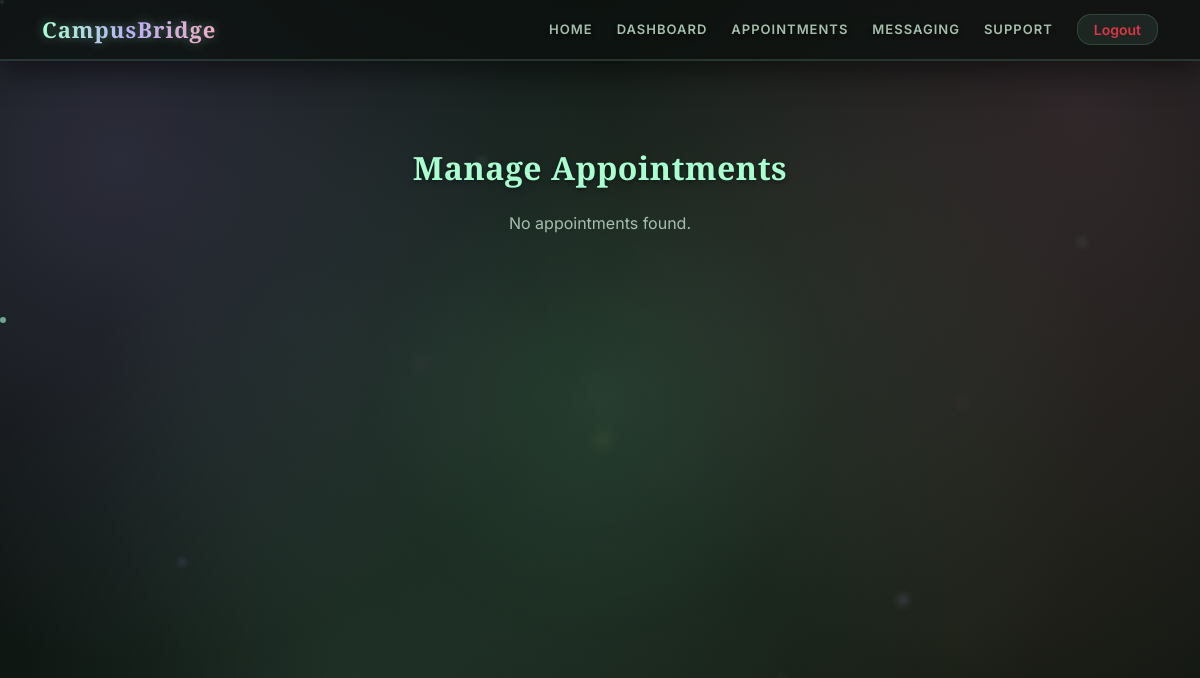
The app's page /appointments/manage/ (signed in), older data.
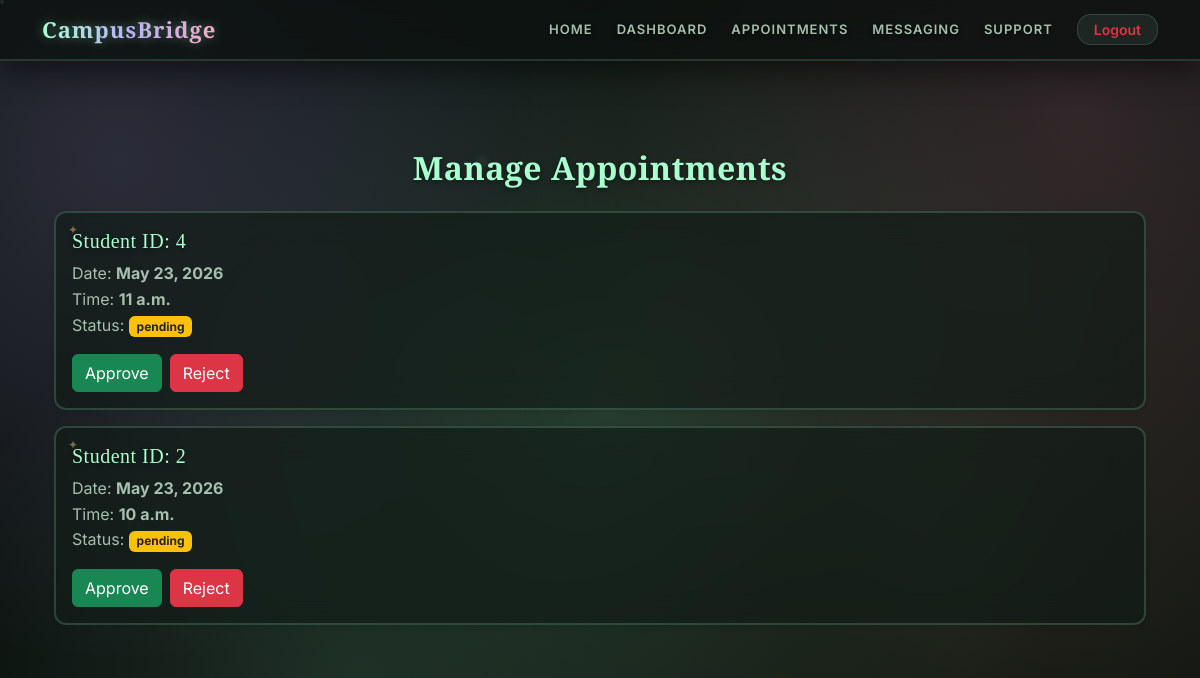
The same page, newer data.
### appointments/models.py (models this page shows, shortened)
class Appointment(models.Model):
    STATUS_CHOICE=[('pending','Pending'),
                   ('rejected','Rejected'),
                   ('approved','Approved')]
    anonymous_profile=models.ForeignKey(AnonymousProfile,on_delete=models.CASCADE)
    counselor = models.ForeignKey(User, on_delete=models.CASCADE)
    slot=models.ForeignKey(CounselorAvailability,on_delete=models.CASCADE)
    status=models.CharField(max_length=20,choices=STATUS_CHOICE,default='pending')
    created_at=models.DateTimeField(auto_now_add=True)
    class Meta:
        ordering = ['-created_at']

class CounselorAvailability(models.Model):
    counselor=models.ForeignKey(User,on_delete=models.CASCADE)
    date=models.DateField()
    time_slot=models.TimeField()
    is_booked=models.BooleanField(default=False)
    class Meta:
        ordering = ['date', 'time_slot']

### support/models.py (models this page shows, shortened)
class AnonymousProfile(models.Model):
    user=models.OneToOneField(User,on_delete=models.CASCADE)
    anon_id=models.CharField(max_length=20,unique=True,blank=True)

### appointments/views.py (the view)
# urls.py: path('manage/', manage_appointments, name='manage_appointments'),
@login_required
def manage_appointments(request):
    appointments = Appointment.objects.filter(
        counselor=request.user
    ).select_related('anonymous_profile', 'slot', 'slot__counselor')
    return render(request, "appointments/manage.html", {
        "appointments": appointments
    })

### templates/appointments/manage.html
{% extends 'base.html' %}
{% block content %}
<div class="container mt-4">
    <h2 class="text-center mb-4" style="font-size:32px; font-weight:700;">
        Manage Appointments
    </h2>
    {% for a in appointments %}
    <div class="card mb-3 shadow-sm p-3" style="border-radius:12px;">
        <h5>
            Student ID: {{ a.anonymous_profile.id }}
        </h5>
        <p>
            Date: <b>{{ a.slot.date }}</b><br>
            Time: <b>{{ a.slot.time_slot }}</b><br>
            Status: <span class="badge bg-warning text-dark">{{ a.status }}</span>
        </p>
        <div class="d-flex gap-2">
            <a href="{% url 'update_appointment' a.id 'approved' %}"
               class="btn btn-success">
                Approve
            </a>
            <a href="{% url 'update_appointment' a.id 'rejected' %}"
               class="btn btn-danger">
                Reject
            </a>
        </div>
    </div>
    {% empty %}
        <p class="text-center">No appointments found.</p>
    {% endfor %}
</div>
{% endblock %}

Row changes from the older to the newer data that the page shows:
added Appointment: anonymous_profile.id "4", slot "May 23, 2026", slot.time_slot "11 a.m.", status "pending"
added Appointment: anonymous_profile.id "2", slot "May 23, 2026", slot.time_slot "10 a.m.", status "pending"
Text that changed along with them:
text no longer shown: "No appointments found."
